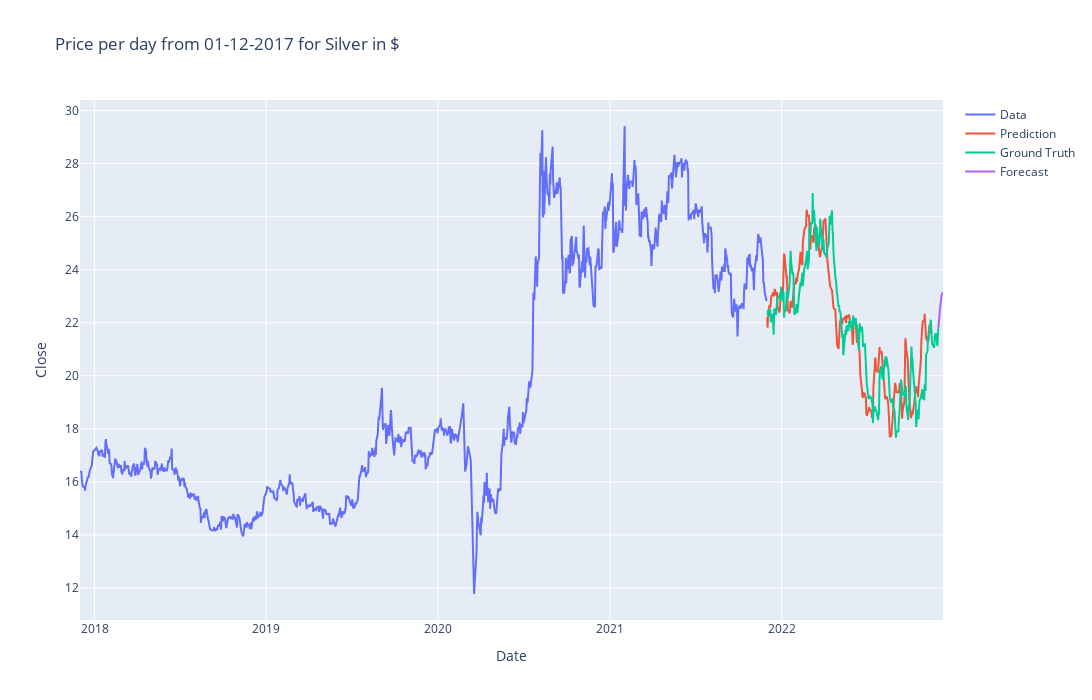

Notebook code cell kept with this figure:
### Code cell
trace1 = go.Scatter(
    x = date_train,
    y = close_train,
    mode = 'lines',
    name = 'Data'
)
trace2 = go.Scatter(
    x = date_test,
    y = prediction,
    mode = 'lines',
    name = 'Prediction'
)
trace3 = go.Scatter(
    x = date_test,
    y = close_test,
    mode='lines',
    name = 'Ground Truth'
)
trace4 = go.Scatter(
    x = forecast_dates,
    y = forecast,
    mode='lines',
    name = 'Forecast'
)
layout = go.Layout(
    title = " Price per day from 01-12-2017 for Silver in $ ",
    xaxis = {'title' : "Date"},
    yaxis = {'title' : "Close"},
    width=1500,
    height=700,
)
fig = go.Figure(data=[trace1, trace2, trace3, trace4], layout=layout)
fig.show()

### Figure 1 — Plotly figure (JSON) as saved in the notebook; plotly's stock layout.template omitted (floating-point values rounded to 4 significant figures; data arrays with more than 128 entries replaced by an {"elided": "..."} marker saying what was removed)
{"data": [{"mode": "lines", "name": "Data", "type": "scatter", "x": {"elided": "1007 str values"}, "y": {"elided": "1007 float values"}}, {"mode": "lines", "name": "Prediction", "type": "scatter", "x": {"elided": "252 str values"}, "y": {"elided": "242 float values"}}, {"mode": "lines", "name": "Ground Truth", "type": "scatter", "x": {"elided": "252 str values"}, "y": {"elided": "252 float values"}}, {"mode": "lines", "name": "Forecast", "type": "scatter", "x": ["2022-11-30T00:00:00", "2022-12-01T00:00:00", "2022-12-02T00:00:00", "2022-12-03T00:00:00", "2022-12-04T00:00:00", "2022-12-05T00:00:00", "2022-12-06T00:00:00", "2022-12-07T00:00:00", "2022-12-08T00:00:00", "2022-12-09T00:00:00", "2022-12-10T00:00:00"], "y": [21.78, 21.9, 22.18, 22.43, 22.64, 22.82, 22.95, 23.03, 23.09, 23.12, 23.15]}], "layout": {"height": 700, "title": {"text": " Price per day from 01-12-2017 for Silver in $ "}, "width": 1500, "xaxis": {"title": {"text": "Date"}}, "yaxis": {"title": {"text": "Close"}}}}
